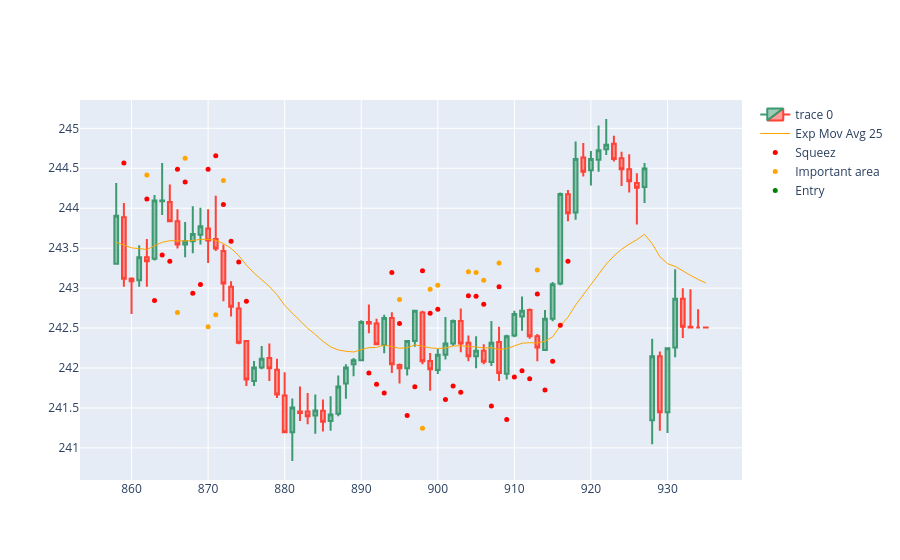

Notebook code cell kept with this figure:
### Code cell
import plotly.io as pio
import plotly.graph_objects as go  

'''
0:78      *
78:156    ?
156:234   ?
234:312   x
312:390   *
390:468   x
468:546   *
546:624   *
624:702   * 
702:780   *
780:858   *
858:936   x
936:1014  x
1014:1092 x
1092:1170 *
1170:1248 ?
1248:1326 x
1326:1404 *
1404:1482 x
1482:1560 *
1560:1638 x
1638:1716 ?
1716:1794 x
1794:1872 *
1872:1950 *
1950:2028 x
'''
dfpl = df[858:936]

fig = go.Figure(data=[
                    go.Candlestick(x=dfpl.index,
                                    open=dfpl['Open'],
                                    high=dfpl['High'],
                                    low=dfpl['Low'],
                                    close=dfpl['Close']),
                    go.Scatter(x=dfpl.index, y=dfpl['ema25'], line=dict(color='orange', width=1), name="Exp Mov Avg 25")
                ])

fig.add_scatter(x=dfpl.index, y=dfpl['squezzeArea'], mode="markers", marker=dict(size=5, color="red"), name="Squeez")
fig.add_scatter(x=dfpl.index, y=dfpl['squeezeCloseToEmaArea'], mode="markers", marker=dict(size=5, color="orange"), name="Important area")
fig.add_scatter(x=dfpl.index, y=dfpl['posibleBreakArea'], mode="markers", marker=dict(size=5, color="green"), name="Entry")

fig.update_layout(xaxis_rangeslider_visible=False)
fig.show()
